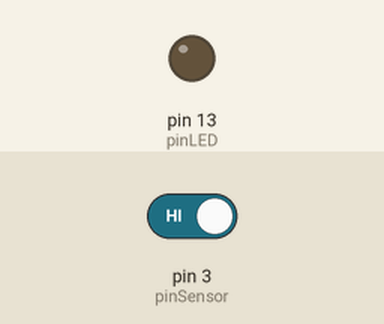
Recording of a sketch running on a simulated Arduino Uno, built with avr-gcc and run on an emulated ATmega328P. Parts: output pins drawn as LEDs (lit = HIGH). Inputs (shaded band) come from the test bench; at power-on: pin 3 (pinSensor) HIGH.

Above: at 1.2 s.
1.3 s: pin 3 (pinSensor) driven LOW
At 2.5 s:
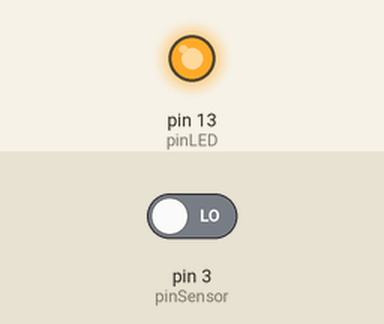
Timing chart, 0 to 4.3 s (numbered marks = the images above; inputs shaded):
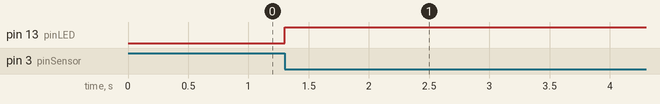

The sketch:

Sensor_de_giro.ino
```cpp
const int pinLED = 13;
const int pinSensor = 3;

//variable para guardar el estado de la led
volatile bool estadoLED = false;

void setup() {
  pinMode(pinLED, OUTPUT);
  pinMode(pinSensor, INPUT);

  //activar la interrupci`n en el pin del sensor
  attachInterrupt(digitalPinToInterrupt(pinSensor), cambiarEstado, FALLING);
}

void loop(){
  //encender o apagar led según el estado
  digitalWrite(pinLED, estadoLED);
}

//esta función se llama cuando el sensor detecta vibración
void cambiarEstado(){
  estadoLED = !estadoLED; //cambia de true a false y viceversa
}
```

Measured:
- after the input at 1.3 s, pin 13 (pinLED): LOW → HIGH at once
